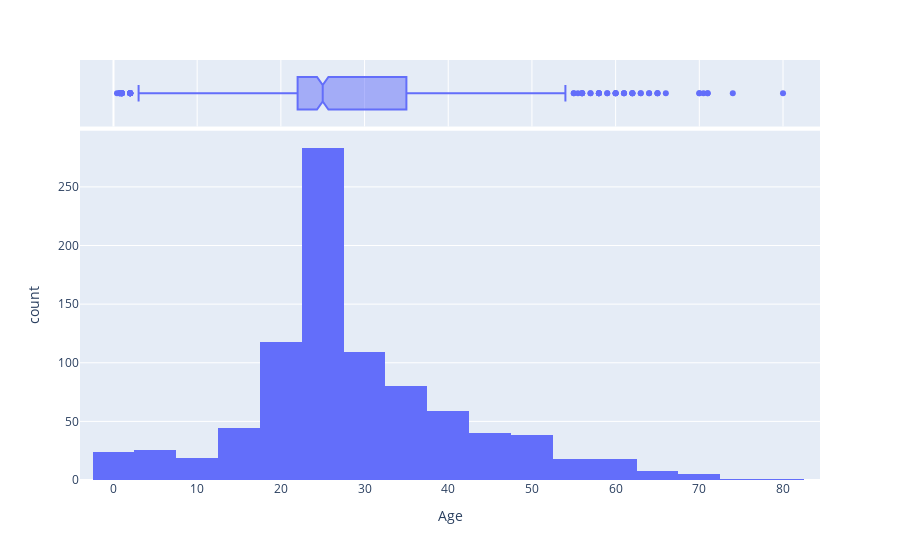

Notebook cell for this chart:
### Code cell
fig = px.histogram(titanic, x='Age', nbins=30, marginal='box')
fig.show()

### Figure 1 — Plotly figure (JSON) as saved in the notebook; plotly's stock layout.template omitted (floating-point values rounded to 4 significant figures; data arrays with more than 128 entries replaced by an {"elided": "..."} marker saying what was removed)
{"data": [{"alignmentgroup": "True", "bingroup": "x", "hovertemplate": "Age=%{x}<br>count=%{y}<extra></extra>", "legendgroup": "", "marker": {"color": "#636efa"}, "name": "", "nbinsx": 30, "offsetgroup": "", "orientation": "v", "showlegend": false, "type": "histogram", "x": {"elided": "891 float values"}, "xaxis": "x", "yaxis": "y"}, {"alignmentgroup": "True", "hovertemplate": "Age=%{x}<extra></extra>", "legendgroup": "", "marker": {"color": "#636efa"}, "name": "", "notched": true, "offsetgroup": "", "showlegend": false, "type": "box", "x": {"elided": "891 float values"}, "xaxis": "x2", "yaxis": "y2"}], "layout": {"barmode": "relative", "legend": {"tracegroupgap": 0}, "margin": {"t": 60}, "xaxis": {"anchor": "y", "domain": [0, 1], "title": {"text": "Age"}}, "xaxis2": {"anchor": "y2", "domain": [0, 1], "matches": "x", "showgrid": true, "showticklabels": false}, "yaxis": {"anchor": "x", "domain": [0, 0.8316], "title": {"text": "count"}}, "yaxis2": {"anchor": "x2", "domain": [0.8416, 1], "matches": "y2", "showgrid": false, "showline": false, "showticklabels": false, "ticks": ""}}}
